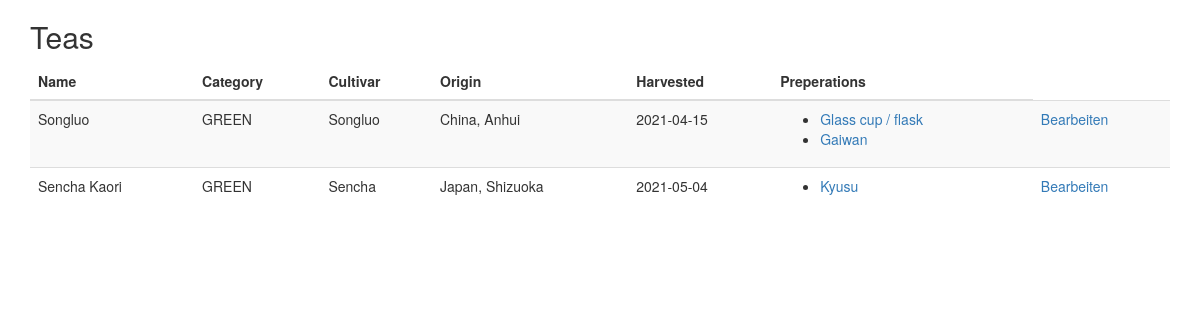
/teahouse/teas/, run on an earlier commit of the app's database.
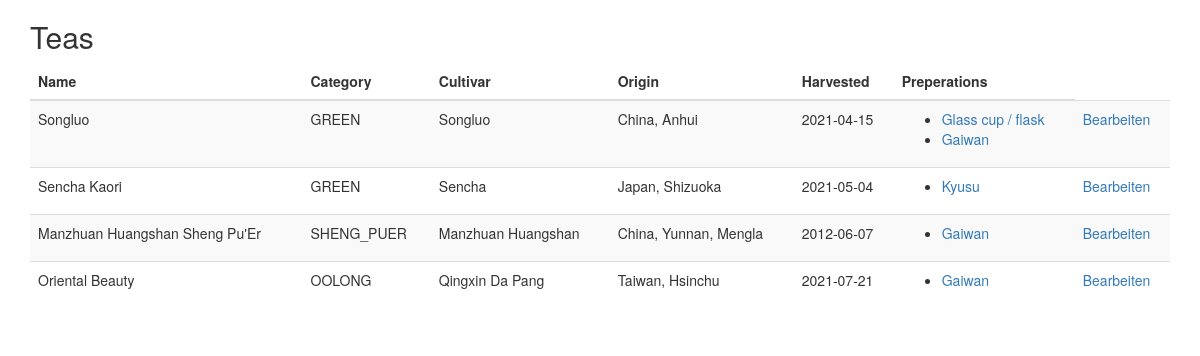
And on a later commit of the database.
### teahouse/models.py (models this page shows, shortened)
class Tea(models.Model):
    name = models.CharField(max_length=60)
    category = models.CharField(max_length=20, choices=TeaCategory.choices())
    cultivar = models.CharField(max_length=60)
    origin = models.ForeignKey(Origin, on_delete=models.CASCADE)
    harvested = models.DateField()
    preperations = models.ManyToManyField(Preperation)

class Origin(models.Model):
    country = models.CharField(max_length=60)
    region = models.CharField(max_length=60)
    def __str__(self):
        return f'{self.country}, {self.region}'

class Preperation(models.Model):
    teaware = models.CharField(max_length=60)
    description = models.TextField(max_length=500, blank=True,
                                   validators=[MaxLengthValidator(500)])
    gramms_per_100ml = models.IntegerField()
    steepings = models.IntegerField()
    steeptime_in_sec = models.IntegerField()
    temperature = models.IntegerField()

### teahouse/views.py (the view)
# urls.py: path('teahouse/teas/', TeaList.as_view(), name='teas'),
class TeaList(ListView):
    model = Tea
    def get_context_data(self, **kwargs):
        context = super().get_context_data(**kwargs)
        context['page_title'] = 'Teas'
        return context

### templates/teahouse/tea_list.html (shortened to what this page needs)
{% extends 'base.html' %}
{% block content %}
    <table class="table table-striped">
        <thead>
        <tr>
            <th>Name</th>
            <th>Category</th>
            <th>Cultivar</th>
            <th>Origin</th>
            <th>Harvested</th>
            <th>Preperations</th>
        </tr>
        </thead>
        <tbody>
        {% for tea in object_list %}
            <tr>
                <td>{{ tea.name }}</td>
                <td>{{ tea.category }}</td>
                <td>{{ tea.cultivar }}</td>
                <td>{{ tea.origin }}</td>
                <td>{{ tea.harvested.isoformat }}</td>
                <td>
                    <ul>
                        {% for p in tea.preperations.all %}
                            <li><a href={% url 'preperation' p.id %}>{{ p.teaware }}</a></li>
                        {% endfor %}
                    </ul>
                </td>
                <td>
                    <a href="{% url 'tea_update' tea.id %}" class="button">Bearbeiten</a>
                </td>
            </tr>
        {% endfor %}
        </tbody>
    </table>
{% endblock %}

### templates/base.html (shortened to what this page needs)
{% load bootstrap3 %}
<!DOCTYPE html>
<html lang="en">
<head>
    {% load bootstrap3 %}
    {% bootstrap_css %}
</head>
<body>
<div class="container">
    <h2>{{ page_title }}</h2>
    {% block content %}{% endblock %}
</div>
</body>
</html>

What changed in the data, as far as the page shows it:
added Tea: name "Manzhuan Huangshan Sheng Pu'Er", category "SHENG_PUER", cultivar "Manzhuan Huangshan", origin "China, Yunnan, Mengla", harvested "2012-06-07"
added Preperation: teaware "Gaiwan"
added Tea: name "Oriental Beauty", category "OOLONG", cultivar "Qingxin Da Pang", origin "Taiwan, Hsinchu", harvested "2021-07-21"
